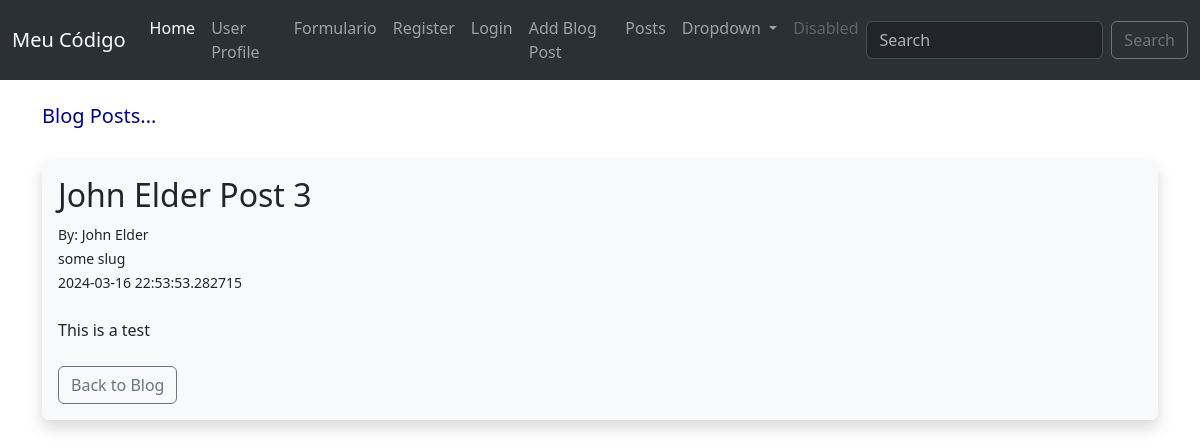
/posts/1, run on the app's committed database.
### app.py (models this page shows, shortened)
class Posts(db.Model):
    id = db.Column(db.Integer, primary_key=True)
    title = db.Column(db.String(255))
    content = db.Column(db.Text)
    date_posted = db.Column(db.DateTime, default=datetime.now)
    slug = db.Column(db.String(255)) #nome na url
    poster_id = db.Column(db.Integer, db.ForeignKey('users.id'))

class Users(db.Model, UserMixin):
    id = db.Column(db.Integer, primary_key=True)
    username = db.Column(db.String(20), nullable=False, unique=True)
    name = db.Column(db.String(200), nullable=False)
    email = db.Column(db.String(120), nullable=False, unique=True)
    favorite_color = db.Column(db.String(120))
    date_added = db.Column(db.DateTime, default=datetime.now)
    password_hash = db.Column(db.String(128))
    posts = db.relationship('Posts', backref='poster')
    @property
    def password(self):
        raise AttributeError('Password is not a readable attribute')

### app.py (the view)
@app.route('/posts/<int:id>')
def post(id):
    post = Posts.query.get_or_404(id)
    return render_template('post.html', post=post)

### webforms.py
class SearchForm(FlaskForm):
    searched = StringField("Searched", validators=[DataRequired()])
    submit = SubmitField("Submit")

### app.py (called while the page is built)
@app.context_processor
def base():
    form = SearchForm()
    return dict(form=form)

### templates/post.html (shortened to what this page needs)
<!DOCTYPE html>
<html lang="en">
<head>
</head>
<body>
    {% extends 'base.html'%}
    {% block content %}
    <h1>Blog Posts...</h1>
    <br>
    <div class="shadow p-3 mb-5 bg-body-tertiary rounded">
        <h2>{{ post.title }}</h2>
        <small>
        By: {{ post.poster.name }}<br>
        {{ post.slug }}<br>
        {{ post.date_posted}}<br><br>
        </small>
        {{ post.content|safe }}<br><br>
        <a href="{{ url_for('posts')}}" class="
            btn btn-outline-secondary btn-small">Back to Blog</a>
    </div>
    {% endblock %}

### static/css/style.css (style rules this page uses)
h1 { color: darkblue; font-size: 20px; }

### data on the page
Posts: title "John Elder Post 3", slug "some slug", date_posted "2024-03-16 22:53:53.282715", content "This is a test"
Users: poster.name "John Elder"
